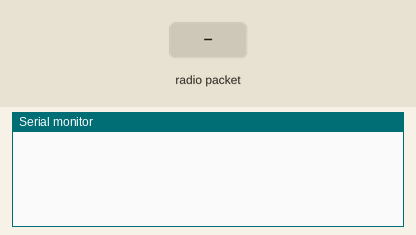
The sketch below on a simulated Arduino Uno, built with avr-gcc and run on an emulated ATmega328P. On the bench: the last lines printed to the serial monitor. The test bench sets the inputs (shaded band). No radio packets arrive unless stated.

Above: at 1.2 s.
1.3 s: radio packet "1" arrives
At 2.0 s:
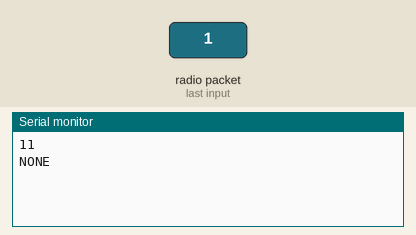
2.8 s: radio packet "0" arrives
At 3.2 s:
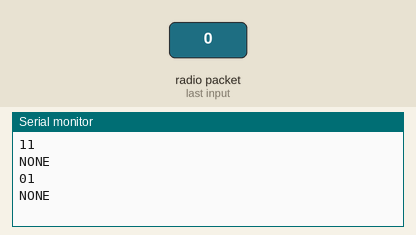
4.3 s: radio packet "2" arrives
At 5.5 s:
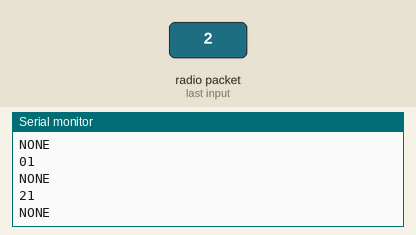

The sketch:

O_Rec.ino
```cpp
//load libraries
#include <VirtualWire.h>
int i, j;   //and integer used to count
int data;
void setup()
{
  //Define the receiver pin and rate
  Serial.begin(9600);
  vw_set_rx_pin(9);       //Sets pin D12 as the RX Pin
  vw_setup(2000);       // Bits per sec
  vw_rx_start();           // Start the receiver PLL running
}

void loop()
{
  uint8_t buf[VW_MAX_MESSAGE_LEN];
  uint8_t buflen = VW_MAX_MESSAGE_LEN;

  if ( vw_get_message(buf, &buflen) )
  {


    for (i = 0; i < buflen; i++)
    {
      Serial.write(buf[i]);
      delay(10);
    }
    data = (int)i;
    Serial.println(data);
    if(data == 10.006){
      Serial.println("Hello");
    }
    else Serial.println("NONE");
  }

}
```

Measured:
- after the input at 1.3 s, the serial monitor: prints a new line at once (image 1)
- after the input at 2.8 s, the serial monitor: prints a new line at once (image 2)
- after the input at 4.3 s, the serial monitor: prints a new line at once (image 3)
